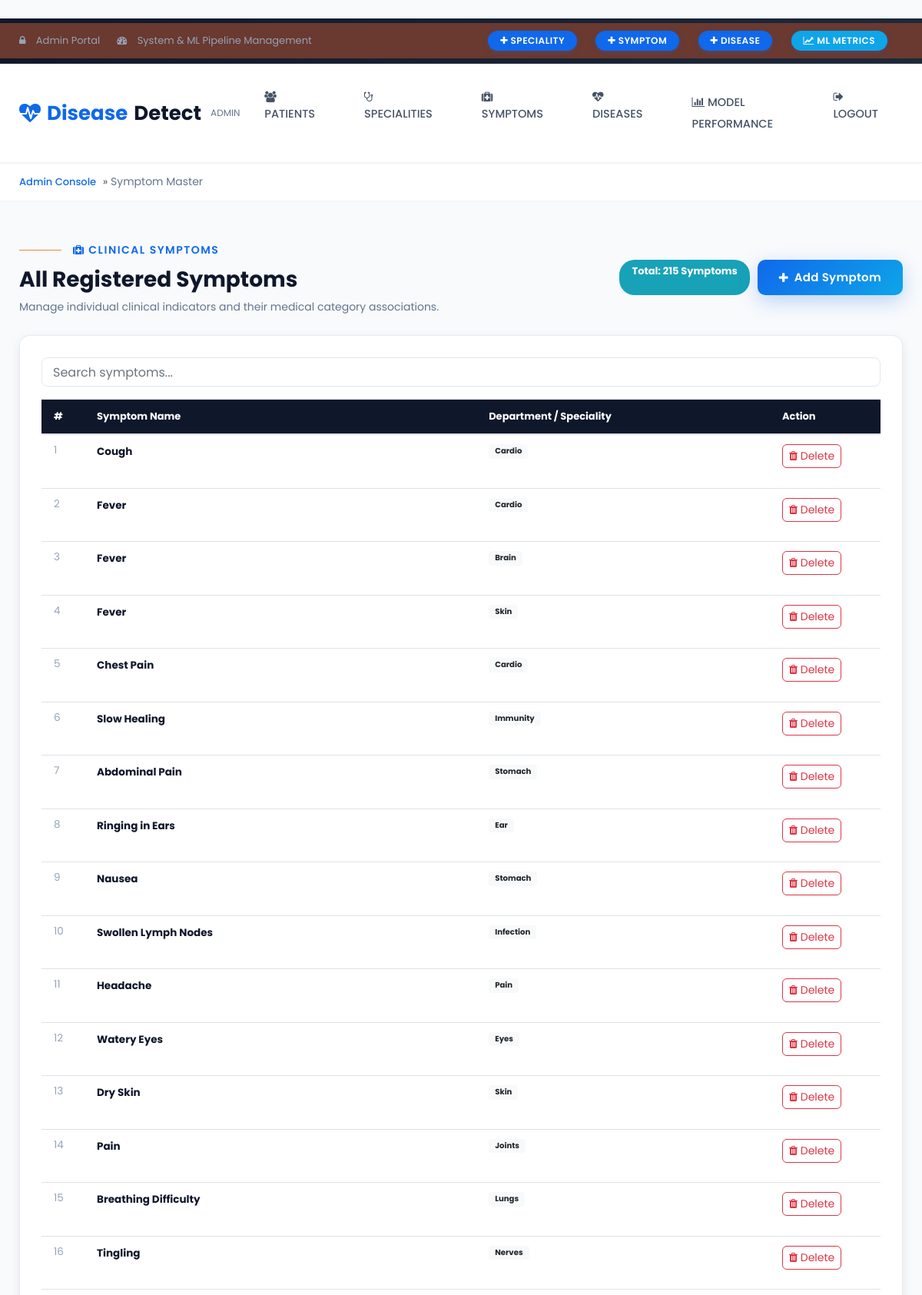
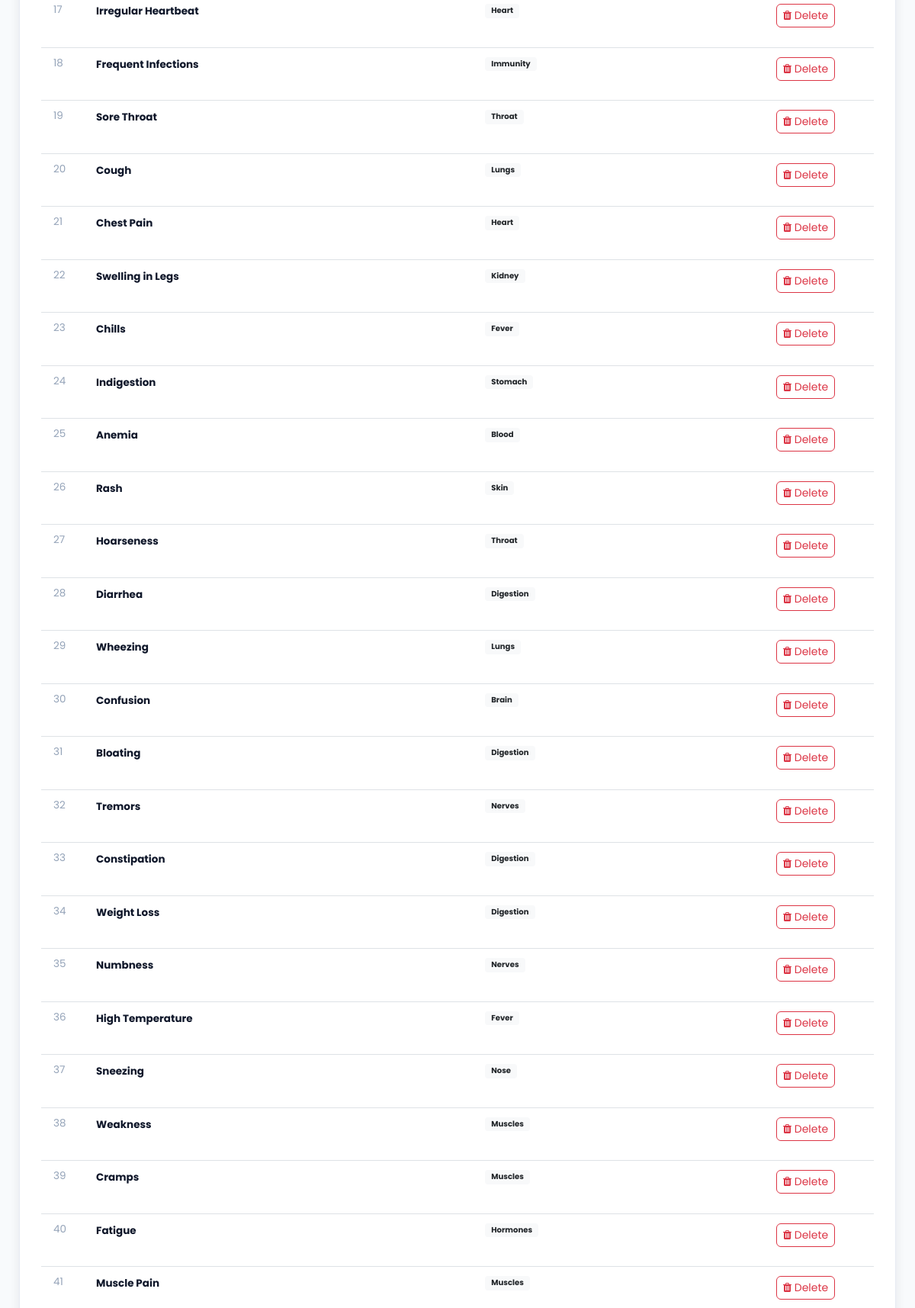
The app's page /symptommaster (signed in, upper part) with its own data (2 pictures, top to bottom).
### app/models.py (models this page shows)
class Speciality(models.Model):
    name = models.TextField(primary_key=True)
    class Meta:
        db_table = 'tblSpeciality'

### app/views.py (the view, shortened to what this page needs)
def symptom_master(request):
    if 'alogin' in request.session and request.session['alogin']:
        symptoms = None
        message  = ''
        try:
            symptoms = Symptom.objects.all()
        except Exception as ex:
            message = ex
        return render(request, 'admin/symptom_master.html', {'message': message, 'symptoms': symptoms})
    else:
        return redirect(login)

### templates/admin/symptom_master.html (shortened to what this page needs)
{% extends "admin/base.html" %}
{% block content %}
<nav id="breadcrumbs" class="breadcrumbs">
    <div class="container page-wrapper">
        <a href="/patientmaster">Admin Console</a> &raquo; <span class="breadcrumb_last" aria-current="page">Symptom Master</span>
    </div>
</nav>
<section class="py-5" style="background: #f8fafc; min-height: 85vh;">
    <div class="container">
        <div class="d-flex flex-wrap justify-content-between align-items-center mb-4">
            <div>
                <h6 class="sub-title"><i class="fa fa-medkit"></i> Clinical Symptoms</h6>
                <h2 class="hny-title" style="font-size: 28px;">All Registered Symptoms</h2>
                <p style="color: #64748b; font-size: 14px; margin: 4px 0 0;">
                    Manage individual clinical indicators and their medical category associations.
                </p>
            </div>
            <div class="mt-3 mt-md-0 d-flex gap-2" style="gap: 10px;">
                <span class="badge badge-info px-3 py-2" style="font-size: 13px; border-radius: 20px;">
                    Total: {{ symptoms|length }} Symptoms
                </span>
                <a href="/addsymptom" class="btn btn-modern-primary">
                    <i class="fa fa-plus"></i> Add Symptom
                </a>
            </div>
        </div>
        <div class="modern-card">
            <div class="mb-3">
                <input type="text" id="symptom-table-search" class="form-control" placeholder="Search symptoms..." style="border-radius: 8px; padding: 10px 14px; border: 1px solid #e2e8f0;" onkeyup="filterSymptomTable()">
            </div>
            <div class="table-responsive">
                <table class="table table-hover align-middle mb-0" id="symptoms-table">
                    <thead style="background: #0f172a; color: white; font-size: 13px;">
                        <tr>
                            <th style="padding: 12px 16px; width: 60px;">#</th>
                            <th>Symptom Name</th>
                            <th>Department / Speciality</th>
                            <th style="width: 140px;">Action</th>
                        </tr>
                    </thead>
                    <tbody style="font-size: 13.5px;">
                        {% for symptom in symptoms %}
                        <tr>
                            <td style="padding: 10px 16px; color: #94a3b8;">{{ forloop.counter }}</td>
                            <td style="font-weight: 700; color: #0f172a;">{{ symptom.name }}</td>
                            <td><span class="badge badge-light px-2 py-1">{{ symptom.speciality.name }}</span></td>
                            <td>
                                <form method="post" onsubmit="return confirm('Delete this symptom?');">
                                    <button type="submit" class="btn btn-sm btn-outline-danger" style="border-radius: 6px;">
                                        <i class="fa fa-trash"></i> Delete
                                    </button>
                                </form>
                            </td>
                        </tr>
                        {% empty %}
                        <tr>
                            <td colspan="4" class="text-center py-4 text-muted">
                                No symptoms registered in database.
                            </td>
                        </tr>
                        {% endfor %}
                    </tbody>
                </table>
            </div>
        </div>
    </div>
</section>
{% endblock %}

### static/css/modern-custom.css (style rules this page uses)
:root { --primary: #1068eb; --primary-dark: #0a4ebd; --primary-light: #e8f1fd; --secondary: #0ea5e9; --success: #10b981; --success-light: #d1fae5; --warning: #f59e0b; --warning-light: #fef3c7; --danger: #ef4444; --danger-light: #fee2e2; --dark: #0f172a; --gray-900: #1e293b; --gray-700: #334155; --gray-500: #64748b; --gray-300: #cbd5e1; --gray-100: #f1f5f9; --gray-50: #f8fafc; --white: #ffffff; --radius-sm: 8px; --radius-md: 14px; --radius-lg: 20px; --shadow-sm: 0 1px 3px rgba(15, 23, 42, 0.06); --shadow-md: 0 4px 14px rgba(15, 23, 42, 0.08); --shadow-lg: 0 12px 30px rgba(15, 23, 42, 0.12); --shadow-primary: 0 8px 24px rgba(16, 104, 235, 0.25); --transition: all 0.25s cubic-bezier(0.4, 0, 0.2, 1); }
body { background-color: #f8fafc !important; font-family: 'Poppins', -apple-system, BlinkMacSystemFont, "Segoe UI", Roboto, sans-serif !important; color: var(--gray-700); }
.breadcrumbs { background: var(--white) !important; padding: 14px 0 !important; border-bottom: 1px solid var(--gray-100); font-size: 13.5px; }
.breadcrumbs a { color: var(--primary) !important; text-decoration: none; font-weight: 500; }
.breadcrumbs .breadcrumb_last { color: var(--gray-500); }
.sub-title { color: var(--primary) !important; font-weight: 600 !important; font-size: 14px !important; text-transform: uppercase; letter-spacing: 1.5px; margin-bottom: 6px; }
.hny-title { color: var(--dark) !important; font-weight: 700 !important; font-size: 28px !important; line-height: 1.3; }
.modern-card { background: var(--white); border-radius: var(--radius-md); border: 1px solid rgba(226, 232, 240, 0.8); box-shadow: var(--shadow-md); padding: 28px; transition: var(--transition); }
.btn-modern-primary, .btn-contact { background: linear-gradient(135deg, var(--primary), var(--secondary)) !important; color: var(--white) !important; border: none !important; border-radius: 10px !important; padding: 12px 28px !important; font-weight: 600 !important; font-size: 15px !important; letter-spacing: 0.3px; box-shadow: var(--shadow-primary); transition: var(--transition) !important; display: inline-flex; align-items: center; justify-content: center; gap: 8px; cursor: pointer; }

### records on screen
Speciality: speciality.name "Cardio" "Cardio" "Cardio"
Speciality: speciality.name "Brain" "Brain"
Speciality: speciality.name "Skin" "Skin" "Skin"
Speciality: speciality.name "Immunity" "Immunity"
Speciality: speciality.name "Stomach" "Stomach" "Stomach"
Speciality: speciality.name "Ear"
Speciality: speciality.name "Infection"
Speciality: speciality.name "Pain"
Speciality: speciality.name "Eyes"
Speciality: speciality.name "Joints"
Speciality: speciality.name "Lungs" "Lungs" "Lungs"
Speciality: speciality.name "Nerves" "Nerves" "Nerves"
Speciality: speciality.name "Heart" "Heart"
Speciality: speciality.name "Throat" "Throat"
Speciality: speciality.name "Kidney"
Speciality: speciality.name "Fever" "Fever"
Speciality: speciality.name "Blood"
Speciality: speciality.name "Digestion" "Digestion" "Digestion" "Digestion"
Speciality: speciality.name "Nose"
Speciality: speciality.name "Muscles" "Muscles" "Muscles"
Speciality: speciality.name "Hormones"

### other values on screen
{{ symptoms|length }} "215"
{{ symptom.name }} "Cough" "Fever" "Fever" "Fever" "Chest Pain" "Slow Healing" "Abdominal Pain" "Ringing in Ears" "Nausea" "Swollen Lymph Nodes" "Headache" "Watery Eyes" "Dry Skin" "Pain" "Breathing Difficulty" "Tingling" "Irregular Heartbeat" "Frequent Infections" "Sore Throat" "Cough" "Chest Pain" "Swelling in Legs" "Chills" "Indigestion" "Anemia" "Rash" "Hoarseness" "Diarrhea" "Wheezing" "Confusion" "Bloating" "Tremors" "Constipation" "Weight Loss" "Numbness" "High Temperature" "Sneezing" "Weakness" "Cramps" "Fatigue" "Muscle Pain"
